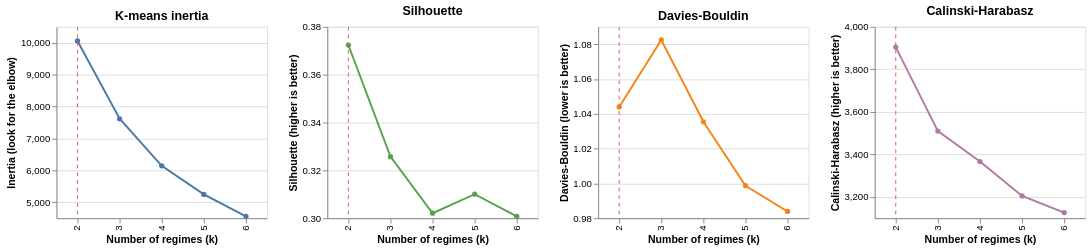

The notebook cell this image was saved under:
### Markdown cell above
## 8. Choice of k

Clustering uses the latent vector plus the daily price level (mean and standard deviation, z-scored on training days), because the scalograms only carry the intraday shape. It is fitted on the training days only and then assigns every day. Regimes are numbered by ascending mean real price, so regime 0 is always the cheapest and labels are comparable across models.

The table is the same for every k in `k_values`, so it is computed once. For each k on the training days it shows the inertia (k-means, look for the elbow) or the BIC (GMM, lower is better), silhouette (higher is better), Davies-Bouldin (lower is better) and Calinski-Harabasz (higher is better). These only measure separation. Persistence and the regime profiles are in section 10.

### Code cell
selection = select_k(features, train_idx, config["clustering"], config["k_range"], config["seed"])
selection_table = exp.selection_table(selection)
print(selection_table)
save_all(run_dirs, exp.save_table, "k_selection", selection_table, show=False)
selection_chart(selection, config["k_values"][0])

### Figure 1 — Vega specification as saved in the notebook (floating-point values rounded to 4 significant figures)
{"$schema": "https://vega.github.io/schema/vega/v5.json", "data": [{"name": "source_0", "values": [{"inertia": 10060.0, "k": 2}, {"inertia": 7617.0, "k": 3}, {"inertia": 6143.0, "k": 4}, {"inertia": 5246.0, "k": 5}, {"inertia": 4558.0, "k": 6}]}, {"name": "source_1", "values": [{"k": 2}]}, {"name": "source_2", "values": [{"k": 2, "silhouette": 0.3724}, {"k": 3, "silhouette": 0.3257}, {"k": 4, "silhouette": 0.3021}, {"k": 5, "silhouette": 0.31}, {"k": 6, "silhouette": 0.3008}]}, {"name": "source_3", "values": [{"k": 2}]}, {"name": "source_4", "values": [{"davies_bouldin": 1.044, "k": 2}, {"davies_bouldin": 1.082, "k": 3}, {"davies_bouldin": 1.035, "k": 4}, {"davies_bouldin": 0.9987, "k": 5}, {"davies_bouldin": 0.9839, "k": 6}]}, {"name": "source_5", "values": [{"k": 2}]}, {"name": "source_6", "values": [{"calinski_harabasz": 3904.0, "k": 2}, {"calinski_harabasz": 3509.0, "k": 3}, {"calinski_harabasz": 3367.0, "k": 4}, {"calinski_harabasz": 3205.0, "k": 5}, {"calinski_harabasz": 3126.0, "k": 6}]}, {"name": "source_7", "values": [{"k": 2}]}, {"name": "data_0", "values": [{"inertia": 10060.0, "k": 2}, {"inertia": 7617.0, "k": 3}, {"inertia": 6143.0, "k": 4}, {"inertia": 5246.0, "k": 5}, {"inertia": 4558.0, "k": 6}]}, {"name": "data_1", "values": [{"k": 2, "silhouette": 0.3724}, {"k": 3, "silhouette": 0.3257}, {"k": 4, "silhouette": 0.3021}, {"k": 5, "silhouette": 0.31}, {"k": 6, "silhouette": 0.3008}]}, {"name": "data_2", "values": [{"davies_bouldin": 1.044, "k": 2}, {"davies_bouldin": 1.082, "k": 3}, {"davies_bouldin": 1.035, "k": 4}, {"davies_bouldin": 0.9987, "k": 5}, {"davies_bouldin": 0.9839, "k": 6}]}, {"name": "data_3", "values": [{"calinski_harabasz": 3904.0, "k": 2}, {"calinski_harabasz": 3509.0, "k": 3}, {"calinski_harabasz": 3367.0, "k": 4}, {"calinski_harabasz": 3205.0, "k": 5}, {"calinski_harabasz": 3126.0, "k": 6}]}, {"name": "source_0_concat_0_x_domain_k_0", "values": [{"k": 2}, {"k": 3}, {"k": 4}, {"k": 5}, {"k": 6}]}, {"name": "data_0_concat_0_x_domain_k_1", "values": [{"k": 2}, {"k": 3}, {"k": 4}, {"k": 5}, {"k": 6}]}, {"name": "source_1_concat_0_x_domain_k_2", "values": [{"k": 2}]}, {"name": "source_2_concat_1_x_domain_k_0", "values": [{"k": 2}, {"k": 3}, {"k": 4}, {"k": 5}, {"k": 6}]}, {"name": "data_1_concat_1_x_domain_k_1", "values": [{"k": 2}, {"k": 3}, {"k": 4}, {"k": 5}, {"k": 6}]}, {"name": "source_3_concat_1_x_domain_k_2", "values": [{"k": 2}]}, {"name": "source_4_concat_2_x_domain_k_0", "values": [{"k": 2}, {"k": 3}, {"k": 4}, {"k": 5}, {"k": 6}]}, {"name": "data_2_concat_2_x_domain_k_1", "values": [{"k": 2}, {"k": 3}, {"k": 4}, {"k": 5}, {"k": 6}]}, {"name": "source_5_concat_2_x_domain_k_2", "values": [{"k": 2}]}, {"name": "source_6_concat_3_x_domain_k_0", "values": [{"k": 2}, {"k": 3}, {"k": 4}, {"k": 5}, {"k": 6}]}, {"name": "data_3_concat_3_x_domain_k_1", "values": [{"k": 2}, {"k": 3}, {"k": 4}, {"k": 5}, {"k": 6}]}, {"name": "source_7_concat_3_x_domain_k_2", "values": [{"k": 2}]}], "signals": [{"name": "childWidth", "value": 220}], "marks": [{"type": "group", "name": "concat_0_group", "encode": {"update": {"width": {"signal": "childWidth"}, "height": {"signal": "height"}}}, "marks": [{"type": "line", "name": "concat_0_layer_0_layer_0_marks", "from": {"data": "source_0"}, "sort": {"field": "x"}, "encode": {"update": {"x": {"field": "k", "scale": "concat_0_x", "band": 0.5}, "defined": {"signal": "isValid(datum[\"inertia\"]) && isFinite(+datum[\"inertia\"])"}, "stroke": {"value": "#4c78a8"}, "y": {"field": "inertia", "scale": "concat_0_y"}}}, "style": ["line"]}, {"type": "symbol", "name": "concat_0_layer_0_layer_1_marks", "from": {"data": "data_0"}, "encode": {"update": {"x": {"field": "k", "scale": "concat_0_x", "band": 0.5}, "y": {"field": "inertia", "scale": "concat_0_y"}, "fill": {"value": "#4c78a8"}, "opacity": {"value": 1}}}, "style": ["point"]}, {"type": "rule", "name": "concat_0_layer_1_marks", "from": {"data": "source_1"}, "encode": {"update": {"stroke": {"value": "#e45756"}, "strokeDash": {"value": [4, 4]}, "y2": {"field": {"signal": null, "datum": null, "group": "height", "parent": null}}, "x": {"field": "k", "scale": "concat_0_x", "band": 0.5}, "y": {"value": 0}}}, "style": ["rule"]}], "axes": [{"scale": "concat_0_y", "aria": false, "domain": false, "maxExtent": 0, "ticks": false, "gridScale": "concat_0_x", "orient": "left", "grid": true, "labels": false, "zindex": 0, "tickCount": {"signal": "ceil(height/40)"}, "minExtent": 0}, {"scale": "concat_0_x", "grid": false, "orient": "bottom", "title": "Number of regimes (k)", "labelAngle": 270, "labelBaseline": "middle", "zindex": 0, "labelAlign": "right"}, {"scale": "concat_0_y", "labelOverlap": true, "zindex": 0, "title": "Inertia (look for the elbow)", "orient": "left", "tickCount": {"signal": "ceil(height/40)"}, "grid": false}], "title": {"text": "K-means inertia", "frame": "group"}, "style": "cell"}, {"type": "group", "name": "concat_1_group", "encode": {"update": {"width": {"signal": "childWidth"}, "height": {"signal": "height"}}}, "marks": [{"type": "line", "name": "concat_1_layer_0_layer_0_marks", "from": {"data": "source_2"}, "sort": {"field": "x"}, "encode": {"update": {"y": {"field": "silhouette", "scale": "concat_1_y"}, "defined": {"signal": "isValid(datum[\"silhouette\"]) && isFinite(+datum[\"silhouette\"])"}, "stroke": {"value": "#54a24b"}, "x": {"field": "k", "scale": "concat_1_x", "band": 0.5}}}, "style": ["line"]}, {"type": "symbol", "name": "concat_1_layer_0_layer_1_marks", "from": {"data": "data_1"}, "encode": {"update": {"fill": {"value": "#54a24b"}, "y": {"field": "silhouette", "scale": "concat_1_y"}, "x": {"field": "k", "scale": "concat_1_x", "band": 0.5}, "opacity": {"value": 1}}}, "style": ["point"]}, {"type": "rule", "name": "concat_1_layer_1_marks", "from": {"data": "source_3"}, "encode": {"update": {"y2": {"field": {"signal": null, "datum": null, "group": "height", "parent": null}}, "stroke": {"value": "#e45756"}, "x": {"field": "k", "scale": "concat_1_x", "band": 0.5}, "y": {"value": 0}, "strokeDash": {"value": [4, 4]}}}, "style": ["rule"]}], "axes": [{"scale": "concat_1_y", "minExtent": 0, "maxExtent": 0, "zindex": 0, "orient": "left", "labels": false, "tickCount": {"signal": "ceil(height/40)"}, "gridScale": "concat_1_x", "ticks": false, "aria": false, "grid": true, "domain": false}, {"scale": "concat_1_x", "zindex": 0, "orient": "bottom", "grid": false, "title": "Number of regimes (k)", "labelAngle": 270, "labelAlign": "right", "labelBaseline": "middle"}, {"scale": "concat_1_y", "tickCount": {"signal": "ceil(height/40)"}, "title": "Silhouette (higher is better)", "grid": false, "labelOverlap": true, "zindex": 0, "orient": "left"}], "title": {"text": "Silhouette", "frame": "group"}, "style": "cell"}, {"type": "group", "name": "concat_2_group", "encode": {"update": {"width": {"signal": "childWidth"}, "height": {"signal": "height"}}}, "marks": [{"type": "line", "name": "concat_2_layer_0_layer_0_marks", "from": {"data": "source_4"}, "sort": {"field": "x"}, "encode": {"update": {"stroke": {"value": "#f58518"}, "y": {"field": "davies_bouldin", "scale": "concat_2_y"}, "x": {"field": "k", "scale": "concat_2_x", "band": 0.5}, "defined": {"signal": "isValid(datum[\"davies_bouldin\"]) && isFinite(+datum[\"davies_bouldin\"])"}}}, "style": ["line"]}, {"type": "symbol", "name": "concat_2_layer_0_layer_1_marks", "from": {"data": "data_2"}, "encode": {"update": {"y": {"field": "davies_bouldin", "scale": "concat_2_y"}, "fill": {"value": "#f58518"}, "opacity": {"value": 1}, "x": {"field": "k", "scale": "concat_2_x", "band": 0.5}}}, "style": ["point"]}, {"type": "rule", "name": "concat_2_layer_1_marks", "from": {"data": "source_5"}, "encode": {"update": {"y2": {"field": {"signal": null, "datum": null, "group": "height", "parent": null}}, "x": {"field": "k", "scale": "concat_2_x", "band": 0.5}, "strokeDash": {"value": [4, 4]}, "stroke": {"value": "#e45756"}, "y": {"value": 0}}}, "style": ["rule"]}], "axes": [{"scale": "concat_2_y", "domain": false, "tickCount": {"signal": "ceil(height/40)"}, "minExtent": 0, "labels": false, "gridScale": "concat_2_x", "orient": "left", "grid": true, "maxExtent": 0, "aria": false, "ticks": false, "zindex": 0}, {"scale": "concat_2_x", "orient": "bottom", "labelAngle": 270, "title": "Number of regimes (k)", "labelAlign": "right", "grid": false, "labelBaseline": "middle", "zindex": 0}, {"scale": "concat_2_y", "orient": "left", "title": "Davies-Bouldin (lower is better)", "grid": false, "tickCount": {"signal": "ceil(height/40)"}, "labelOverlap": true, "zindex": 0}], "title": {"text": "Davies-Bouldin", "frame": "group"}, "style": "cell"}, {"type": "group", "name": "concat_3_group", "encode": {"update": {"width": {"signal": "childWidth"}, "height": {"signal": "height"}}}, "marks": [{"type": "line", "name": "concat_3_layer_0_layer_0_marks", "from": {"data": "source_6"}, "sort": {"field": "x"}, "encode": {"update": {"stroke": {"value": "#b279a2"}, "x": {"field": "k", "scale": "concat_3_x", "band": 0.5}, "defined": {"signal": "isValid(datum[\"calinski_harabasz\"]) && isFinite(+datum[\"calinski_harabasz\"])"}, "y": {"field": "calinski_harabasz", "scale": "concat_3_y"}}}, "style": ["line"]}, {"type": "symbol", "name": "concat_3_layer_0_layer_1_marks", "from": {"data": "data_3"}, "encode": {"update": {"x": {"field": "k", "scale": "concat_3_x", "band": 0.5}, "fill": {"value": "#b279a2"}, "opacity": {"value": 1}, "y": {"field": "calinski_harabasz", "scale": "concat_3_y"}}}, "style": ["point"]}, {"type": "rule", "name": "concat_3_layer_1_marks", "from": {"data": "source_7"}, "encode": {"update": {"strokeDash": {"value": [4, 4]}, "y": {"value": 0}, "y2": {"field": {"signal": null, "datum": null, "group": "height", "parent": null}}, "stroke": {"value": "#e45756"}, "x": {"field": "k", "scale": "concat_3_x", "band": 0.5}}}, "style": ["rule"]}], "axes": [{"scale": "concat_3_y", "minExtent": 0, "ticks": false, "zindex": 0, "tickCount": {"signal": "ceil(height/40)"}, "labels": false, "gridScale": "concat_3_x", "maxExtent": 0, "grid": true, "domain": false, "orient": "left", "aria": false}, {"scale": "concat_3_x", "labelBaseline": "middle", "labelAngle": 270, "labelAlign": "right", "zindex": 0, "title": "Number of regimes (k)", "orient": "bottom", "grid": false}, {"scale": "concat_3_y", "grid": false, "labelOverlap": true, "tickCount": {"signal": "ceil(height/40)"}, "title": "Calinski-Harabasz (higher is better)", "zindex": 0, "orient": "left"}], "title": {"text": "Calinski-Harabasz", "frame": "group"}, "style": "cell"}], "scales": [{"name": "concat_0_x", "type": "band", "domain": {"fields": [{"data": "source_0_concat_0_x_domain_k_0", "field": "k"}, {"data": "data_0_concat_0_x_domain_k_1", "field": "k"}, {"data": "source_1_concat_0_x_domain_k_2", "field": "k"}], "sort": true}, "range": [0, {"signal": "childWidth"}], "paddingInner": 0, "paddingOuter": 0}, {"name": "concat_0_y", "type": "linear", "domain": {"fields": [{"data": "source_0", "field": "inertia"}, {"data": "data_0", "field": "inertia"}]}, "range": [{"signal": "height"}, 0], "zero": false, "nice": true}, {"name": "concat_1_x", "type": "band", "domain": {"fields": [{"data": "source_2_concat_1_x_domain_k_0", "field": "k"}, {"data": "data_1_concat_1_x_domain_k_1", "field": "k"}, {"data": "source_3_concat_1_x_domain_k_2", "field": "k"}], "sort": true}, "range": [0, {"signal": "childWidth"}], "paddingInner": 0, "paddingOuter": 0}, {"name": "concat_1_y", "type": "linear", "domain": {"fields": [{"data": "source_2", "field": "silhouette"}, {"data": "data_1", "field": "silhouette"}]}, "range": [{"signal": "height"}, 0], "zero": false, "nice": true}, {"name": "concat_2_x", "type": "band", "domain": {"fields": [{"data": "source_4_concat_2_x_domain_k_0", "field": "k"}, {"data": "data_2_concat_2_x_domain_k_1", "field": "k"}, {"data": "source_5_concat_2_x_domain_k_2", "field": "k"}], "sort": true}, "range": [0, {"signal": "childWidth"}], "paddingOuter": 0, "paddingInner": 0}, {"name": "concat_2_y", "type": "linear", "domain": {"fields": [{"data": "source_4", "field": "davies_bouldin"}, {"data": "data_2", "field": "davies_bouldin"}]}, "range": [{"signal": "height"}, 0], "nice": true, "zero": false}, {"name": "concat_3_x", "type": "band", "domain": {"fields": [{"data": "source_6_concat_3_x_domain_k_0", "field": "k"}, {"data": "data_3_concat_3_x_domain_k_1", "field": "k"}, {"data": "source_7_concat_3_x_domain_k_2", "field": "k"}], "sort": true}, "range": [0, {"signal": "childWidth"}], "paddingInner": 0, "paddingOuter": 0}, {"name": "concat_3_y", "type": "linear", "domain": {"fields": [{"data": "source_6", "field": "calinski_harabasz"}, {"data": "data_3", "field": "calinski_harabasz"}]}, "range": [{"signal": "height"}, 0], "zero": false, "nice": true}], "height": 200, "background": "white", "layout": {"padding": 20, "bounds": "full", "align": "each"}, "padding": 5}
